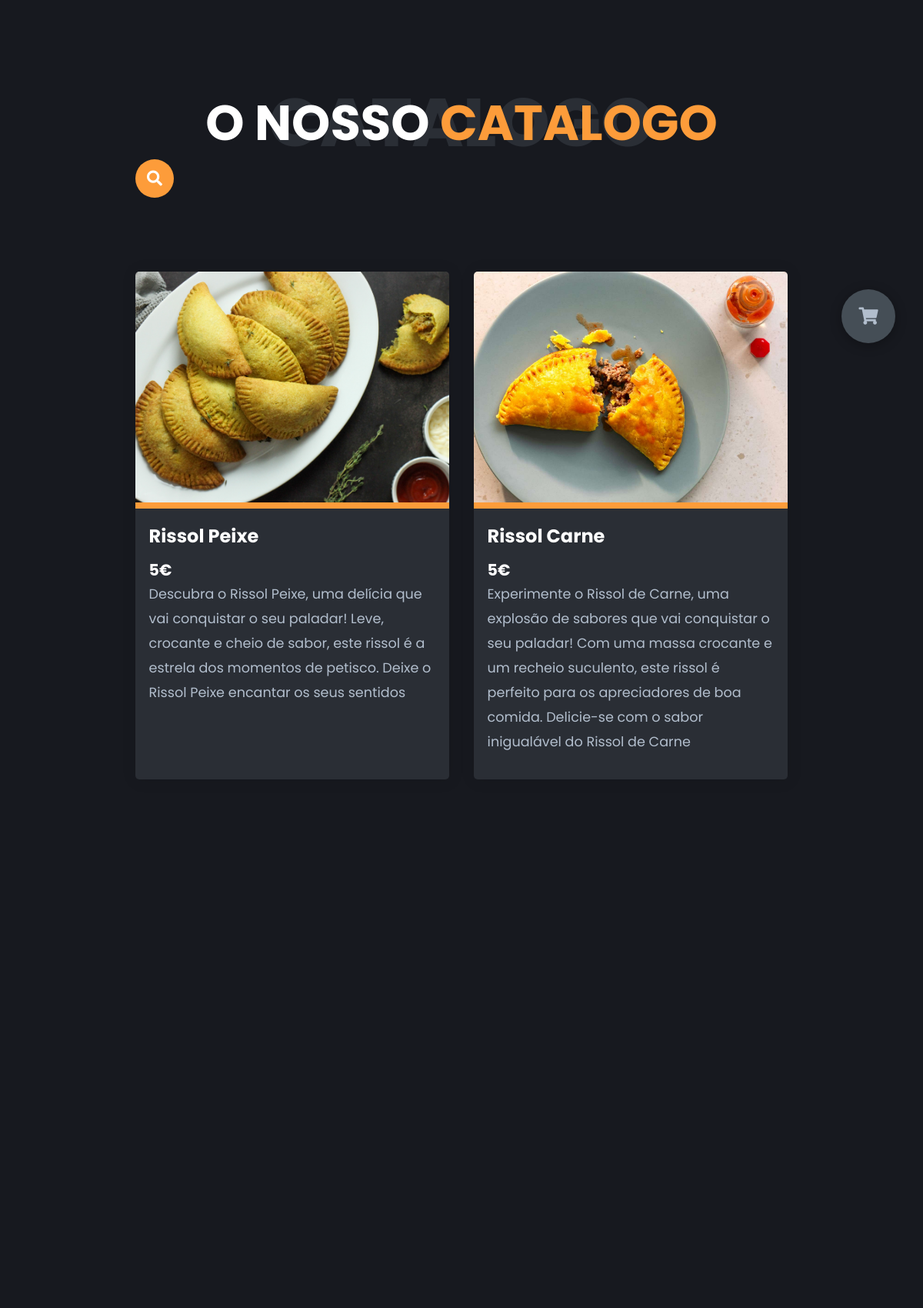
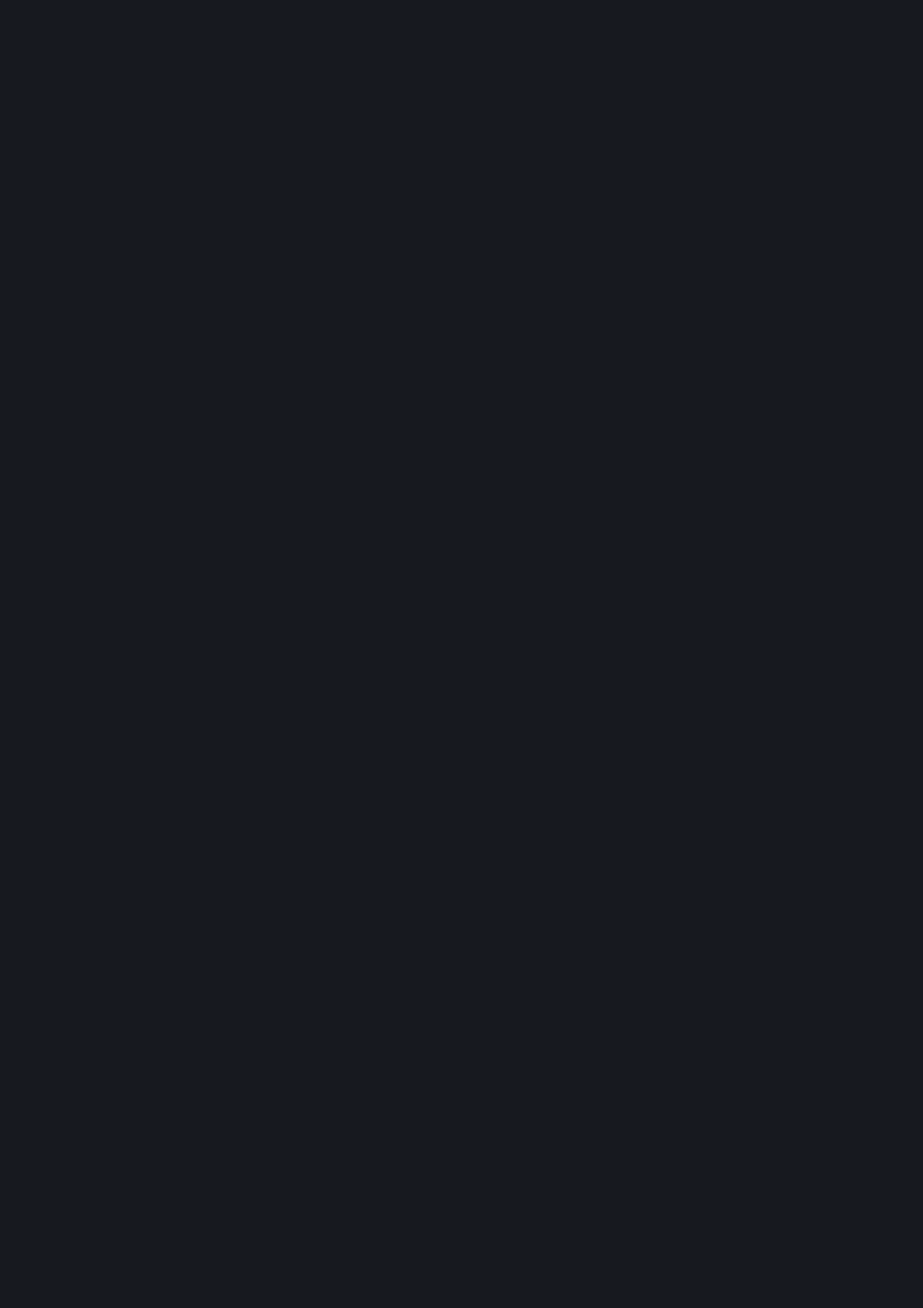
The app's page /php/catalogo.php (upper part) with its own data (2 pictures, top to bottom).
### tables this page shows
CREATE TABLE "Produtos" (
    "id_produto" INTEGER PRIMARY KEY AUTOINCREMENT,
    "nome_produto" VARCHAR(45) NOT NULL,
    "preco" VARCHAR(50) NOT NULL,
    "desc" VARCHAR(300) DEFAULT 'Rissois mesmo Bons',
    "caminho_imagem" VARCHAR(100)
);

### includes/catalogo_inc.php (called while the page is built)
<?php
include('../includes/conn.php');
$result = $db->query('SELECT * FROM Produtos');
$catalogos = array();
while ($row = $result->fetchArray(SQLITE3_ASSOC)) {
    $catalogos[] = array($row['caminho_imagem'], $row['nome_produto'], $row['desc'], $row['preco']);
}

### php/catalogo.php (the view, shortened to what this page needs)
<!DOCTYPE html>
<html lang="en">
<head>
  <link rel="stylesheet" href="../styles/style.css" />
  <link rel="stylesheet" href="https://cdnjs.cloudflare.com/ajax/libs/font-awesome/5.15.4/css/all.min.css" />
  <link rel="stylesheet" href="https://cdnjs.cloudflare.com/ajax/libs/toastr.js/latest/toastr.min.css">
  <link rel="stylesheet" href="https://cdnjs.cloudflare.com/ajax/libs/fancybox/3.5.7/jquery.fancybox.min.css" />
</head>
<body class="main-content">
  <main>
    <section class="container active" id="catalogo">
      <div class="catalogos-content">
        <div class="main-title">
          <h2>O nosso <span>Catalogo</span><span class="bg-text">Catalogo</span></h2>
        </div>
        <div class="search-options">
          <div class="search-box">
            <form method="GET" action="catalogo.php">
              <button type="submit" class="btn-search"><i class="fas fa-search"></i></button>
              <input type="text" name="search" class="input-search" placeholder="Procure alguma coisa..." />
            </form>
          </div>
        </div>
        <div class="catalogos ">
          <?php
          include('../includes/catalogo_inc.php');
          $searchTerm = isset($_GET['search']) ? $_GET['search'] : '';
          foreach ($catalogos as $catalogo) {
            if (empty($searchTerm) || stripos($catalogo[1], $searchTerm) !== false) {
          ?>
              <div class="catalogo hidden">
                <a href="<?php echo $catalogo[0]; ?>" class="fancybox" data-caption="<?php echo $catalogo[2]; ?>">
                  <img src="<?php echo $catalogo[0]; ?>" alt="" />
                </a>
                <div class="catalogo-text">
                  <h4><?php echo $catalogo[1]; ?> </h4>
                  <h3><?php echo $catalogo[3] ?>€</h3>
                  <p><?php echo $catalogo[2]; ?></p>
                </div>
              </div>
          <?php
            }
          }
          ?>
        </div>
      </div>
    </section>
  </main>
  <div class="cart-btn" id="cart-icon">
    <i class="fas fa-shopping-cart"> </i>
  </div>
</body>
</html>

### styles/style.css (style rules this page uses)
* { margin: 0; padding: 0; box-sizing: border-box; list-style: none; scroll-behavior: smooth; }
:root { --color-primary: #17191f; --color-secondary: #fd9c3a; --color-white: #ffff; --color-black: #000; --color-grey0: #f8f8f8; --color-grey-1: #dbe1e8; --color-grey-2: #b2becd; --color-grey-3: #6c7983; --color-grey-4: #454e56; --color-grey-5: #2a2e35; --color-grey-6: #12181b; --br-sm-2: 14px; --box-shadow-1: 0 5px 15px rgba(0, 0, 0, 0.2); }
body { background-color: var(--color-primary); font-family: "Poppins", sans-serif; font-size: 1.1rem; color: var(--color-white); transition: all 0.4s ease-in-out; }
a { display: inline-block; text-decoration: none; color: inherit; font-family: inherit; }
section { min-height: 100vh; width: 100%; position: absolute; left: 0; top: 0; padding: 3rem 18rem; }
.container { display: none; transform: translateY(-100%) scale(0); transition: all 0.4s ease-in-out; background-color: var(--color-primary); }
.active { display: block; animation: appear 0.8s ease-in-out; transform: translateY(0) scaleY(1); }
.catalogos { display: grid; grid-template-columns: repeat(3, 1fr); grid-gap: 2rem; margin-top: 3rem; }
.catalogos .catalogo { position: relative; background-color: var(--color-grey-5); border-radius: 5px; box-shadow: 1px 1px 20px rgba(0, 0, 0, 0.1); transition: all 0.4s ease-in-out; }
.catalogos .catalogo img { width: 100%; height: 300px; -o-object-fit: cover !important; object-fit: cover !important; border-top-left-radius: 5px; border-top-right-radius: 5px; transition: all 0.4s ease-in-out; }
.catalogos .catalogo .catalogo-text { margin-top: -7px; padding: 1.1rem; border-top: 8px solid var(--color-secondary); }
.catalogos .catalogo .catalogo-text h4 { font-size: 1.5rem; margin-bottom: 0.7rem; transition: all 0.4s ease-in-out; cursor: pointer; }
.catalogos .catalogo .catalogo-text p { color: var(--color-grey-2); line-height: 2rem; padding-bottom: 1rem; }
.search-options { display: flex; gap: 2rem; }
.search-box { width: -moz-fit-content; width: fit-content; height: -moz-fit-content; height: fit-content; position: relative; }
.input-search { height: 50px; width: 50px; border-style: none; padding: 10px; font-size: 18px; letter-spacing: 2px; outline: none; border-radius: 25px; font-family: inherit; transition: all 0.5s ease-in-out; background-color: var(--color-secondary); padding-right: 40px; color: #fff; }
.input-search::placeholder { color: rgba(255, 255, 255, 0.5); font-size: 18px; font-weight: 100; }
.btn-search { width: 50px; height: 50px; border-style: none; font-size: 20px; font-weight: bold; outline: none; cursor: pointer; border-radius: 50%; position: absolute; right: 0px; color: #ffffff; background-color: transparent; pointer-events: painted; }
input, button { border: none; outline: none; border-radius: 30px; font-size: 1.1em; }
input { width: 100%; background: #e6e6e6; color: var(--color-grey-3); letter-spacing: 0.5px; padding: 14px 64px; }
.main-title { text-align: center; }
.main-title h2 { position: relative; text-transform: uppercase; font-size: 4rem; font-weight: 700; }
.main-title h2 span { color: var(--color-secondary); }
.main-title h2 .bg-text { position: absolute; top: 50%; left: 50%; color: var(--color-grey-5); transition: all 0.4s ease-in-out; z-index: -1; transform: translate(-50%, -50%); font-weight: 800; font-size: 6.3rem; }
.cart-btn { top: 5%; right: 3%; width: 70px; height: 70px; border-radius: 50%; background-color: var(--color-grey-4); cursor: pointer; position: fixed; display: flex; justify-content: center; align-items: center; z-index: 0; box-shadow: 0 3px 15px rgba(0, 0, 0, 0.3); transition: all 0.1s ease-in-out; }
.cart-btn i { font-size: 1.4rem; color: var(--color-grey-2); pointer-events: none; }
.hidden { opacity: 0; filter: blur(2px); transform: translateX(-100%); transition: opacity 1s ease-in-out, filter 1s ease-in-out, transform 1s ease-in-out; }
.show { opacity: 1; filter: blur(0); transform: translateX(0); }
@media screen and (max-width: 1432px) { .container { padding: 7rem 11rem; } }
@media screen and (max-width: 1432px) { .main-title h2 .bg-text { font-size: 5.5rem; } }
@media screen and (max-width: 1250px) { .catalogos { grid-template-columns: repeat(2, 1fr); margin-top: 6rem; } }

### records on screen
produtos: caminho_imagem (picture), nome_produto "Rissol Peixe", preco "5", desc "Descubra o Rissol Peixe, uma delícia que vai conquistar o seu paladar! Leve, crocante e cheio de sabor, este rissol é a estrela dos momentos de petisco. Deixe o Rissol Peixe encantar os seus sentidos"
produtos: caminho_imagem (picture), nome_produto "Rissol Carne", preco "5", desc "Experimente o Rissol de Carne, uma explosão de sabores que vai conquistar o seu paladar! Com uma massa crocante e um recheio suculento, este rissol é perfeito para os apreciadores de boa comida. Delicie-se com o sabor inigualável do Rissol de Carne"
